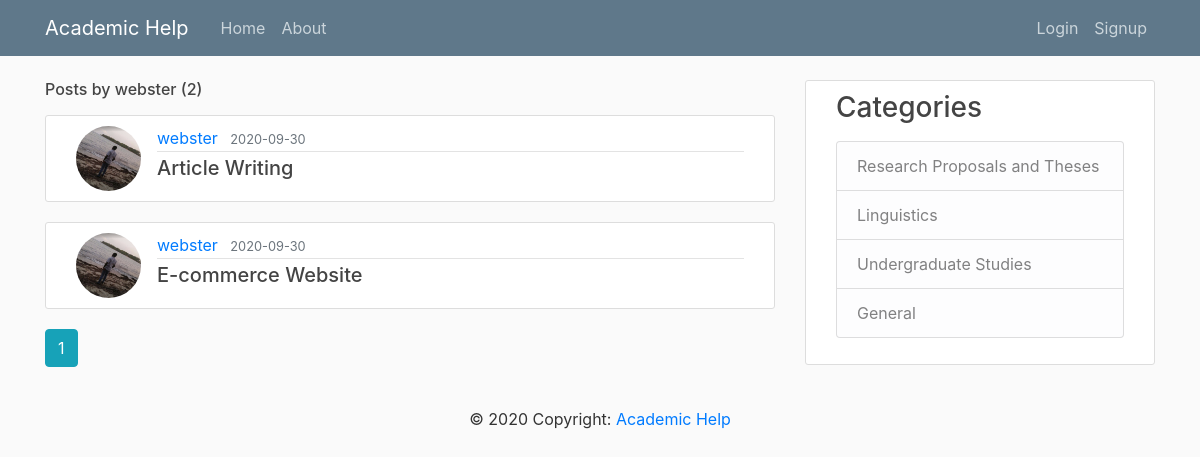
Screenshot of /user/webster with the database file from the repository.
### app/models.py (models this page shows, shortened)
class User(db.Model, UserMixin):
    id = db.Column(db.Integer, primary_key=True)
    username = db.Column(db.String(20), unique=True, nullable=False)
    email = db.Column(db.String(120), unique=True, nullable=False)
    image_file = db.Column(db.String(20), nullable=False,
                           default='default-pic.jpg')
    password = db.Column(db.String(60), nullable=False)
    posts = db.relationship('Post', backref='author', lazy=True)

class Post(db.Model):
    id = db.Column(db.Integer, primary_key=True)
    title = db.Column(db.String(100), nullable=False)
    date_posted = db.Column(db.DateTime, nullable=False,
                            default=datetime.utcnow)
    content = db.Column(db.Text, nullable=False)
    category = db.Column(db.Text)
    user_id = db.Column(db.Integer, db.ForeignKey('user.id'), nullable=False)

### app/users/routes.py (the view)
@users.route("/user/<string:username>")
def user_posts(username):
    page = request.args.get('page', 1, type=int)
    user = User.query.filter_by(username=username).first_or_404()
    posts = Post.query.filter_by(author=user)\
        .order_by(Post.date_posted.desc())\
        .paginate(page=page, per_page=5)
    return render_template('user_posts.html', posts=posts, user=user)

### app/templates/user_posts.html
{% extends "layout.html" %}
{% block content %}
    <h6 class="mb-3">Posts by {{ user.username }} ({{ posts.total }})</h6>
    {% for post in posts.items %}
        <article class="media content-section">
          <img class="rounded-circle article-img" src="{{ url_for('static', filename='profile_pics/' + post.author.image_file) }}">
          <div class="media-body">
            <div class="article-metadata">
              <a class="mr-2" href="{{ url_for('users.user_posts', username=post.author.username) }}">{{ post.author.username }}</a>
              <small class="text-muted">{{ post.date_posted.strftime('%Y-%m-%d') }}</small>
            </div>
            <h5><a class="article-title" href="{{ url_for('posts.post', post_id=post.id) }}">{{ post.title }}</a></h5>
          </div>
        </article>
    {% endfor %}
    {% for page_num in posts.iter_pages(left_edge=1, right_edge=1, left_current=1, right_current=2) %}
      {% if page_num %}
        {% if posts.page == page_num %}
          <a class="btn btn-info mb-4" href="{{ url_for('users.user_posts', username=user.username, page=page_num) }}">{{ page_num }}</a>
        {% else %}
          <a class="btn btn-outline-info mb-4" href="{{ url_for('users.user_posts', username=user.username, page=page_num) }}">{{ page_num }}</a>
        {% endif %}
      {% else %}
        ...
      {% endif %}
    {% endfor %}
{% endblock content %}

### app/static/main.css (style rules this page uses)
body { background: #fafafa; color: #333333; margin-top: 5rem; }
h1, h2, h3, h4, h5, h6 { color: #444444; }
.content-section { background: #ffffff; padding: 10px 30px; border: 1px solid #dddddd; border-radius: 3px; margin-bottom: 20px; }
.article-title { color: #444444; }
.article-img { height: 65px; width: 65px; margin-right: 16px; }
.article-metadata { padding-bottom: 1px; margin-bottom: 4px; border-bottom: 1px solid #e3e3e3; }

### rows the page displays
User: username "webster"
Post: image_file (picture), author.username "webster", date_posted "2020-09-30", title "Article Writing"
Post: image_file (picture), author.username "webster", date_posted "2020-09-30", title "E-commerce Website"

### other values shown
{{ posts.total }} "2"
{{ page_num }} "1"
